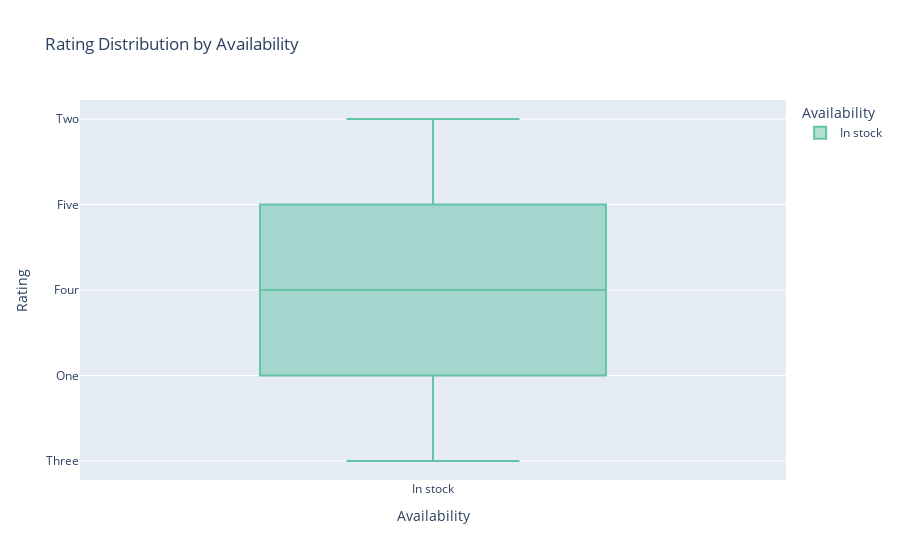

The cell this chart's notebook holds for it:
### Code cell
fig = px.box(df, x='Availability', y='Rating',
             title='Rating Distribution by Availability',
             color='Availability',
             color_discrete_sequence=px.colors.qualitative.Set2)
fig.show()

### Figure 1 — Plotly figure (JSON) as saved in the notebook; plotly's stock layout.template omitted (floating-point values rounded to 4 significant figures)
{"data": [{"alignmentgroup": "True", "hovertemplate": "Availability=%{x}<br>Rating=%{y}<extra></extra>", "legendgroup": "In stock", "marker": {"color": "rgb(102,194,165)"}, "name": "In stock", "notched": false, "offsetgroup": "In stock", "orientation": "v", "showlegend": true, "type": "box", "x": ["In stock", "In stock", "In stock", "In stock", "In stock", "In stock", "In stock", "In stock", "In stock", "In stock", "In stock", "In stock", "In stock", "In stock", "In stock", "In stock", "In stock", "In stock", "In stock", "In stock", "In stock", "In stock", "In stock", "In stock", "In stock", "In stock", "In stock", "In stock", "In stock", "In stock", "In stock", "In stock", "In stock", "In stock", "In stock", "In stock", "In stock", "In stock", "In stock", "In stock", "In stock", "In stock", "In stock", "In stock", "In stock", "In stock", "In stock", "In stock", "In stock", "In stock", "In stock", "In stock", "In stock", "In stock", "In stock", "In stock", "In stock", "In stock", "In stock", "In stock", "In stock", "In stock", "In stock", "In stock", "In stock", "In stock", "In stock", "In stock", "In stock", "In stock", "In stock", "In stock", "In stock", "In stock", "In stock", "In stock", "In stock", "In stock", "In stock", "In stock", "In stock", "In stock", "In stock", "In stock", "In stock", "In stock", "In stock", "In stock", "In stock", "In stock", "In stock", "In stock", "In stock", "In stock", "In stock", "In stock", "In stock", "In stock", "In stock", "In stock"], "x0": " ", "xaxis": "x", "y": ["Three", "One", "One", "Four", "Five", "One", "Four", "Three", "Four", "One", "Two", "Four", "Five", "Five", "Five", "Three", "One", "One", "Two", "Two", "One", "Two", "Three", "Five", "Five", "Three", "Three", "Three", "Five", "Four", "Five", "Three", "Five", "One", "Five", "Three", "Two", "One", "Four", "Two", "Three", "Two", "Five", "Five", "Two", "One", "Five", "Four", "Four", "Three", "One", "One", "Three", "Four", "Five", "One", "One", "One", "Four", "Three", "Four", "Three", "Four", "Four", "Three", "Five", "One", "One", "Four", "Three", "Three", "One", "Five", "Four", "Two", "Two", "Three", "Two", "Two", "Three", "Five", "Five", "One", "Two", "Three", "Four", "One", "One", "Three", "Two", "Two", "Two", "Four", "Two", "Three", "Two", "One", "Two", "Five", "Four"], "y0": " ", "yaxis": "y"}], "layout": {"boxmode": "overlay", "legend": {"title": {"text": "Availability"}, "tracegroupgap": 0}, "title": {"text": "Rating Distribution by Availability"}, "xaxis": {"anchor": "y", "categoryarray": ["In stock"], "categoryorder": "array", "domain": [0, 1], "title": {"text": "Availability"}}, "yaxis": {"anchor": "x", "domain": [0, 1], "title": {"text": "Rating"}}}}
